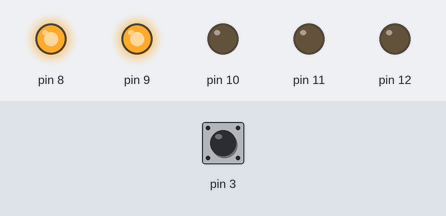
The sketch below on a simulated Arduino Uno, built with avr-gcc and run on an emulated ATmega328P. Parts: output pins drawn as LEDs (lit = HIGH). Inputs (shaded band) come from the test bench; at power-on: pin 3 HIGH.

Above: at 1.2 s.
1.3 s: pin 3 pulled LOW for 0.15 s
At 2.0 s:
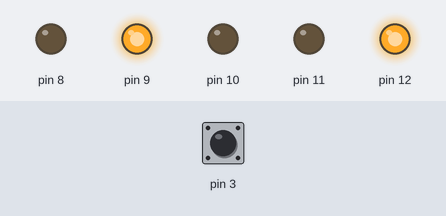
At 3.6 s:
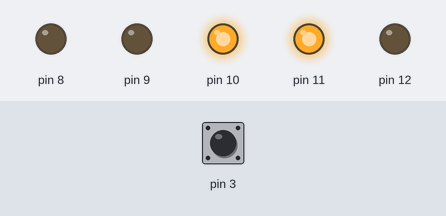
Timing chart, 0 to 10.4 s (numbered marks = the images above; inputs shaded):
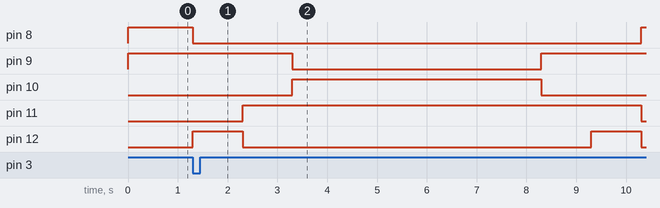

Measured:
- after the input at 1.3 s, pin 8: HIGH → LOW at once, → HIGH 9.0 s later; pin 9: HIGH → LOW after 2.0 s, → HIGH 5.0 s later; pin 10: LOW → HIGH after 2.0 s, → LOW 5.0 s later; pin 11: LOW → HIGH after 1.0 s, → LOW 8.0 s later; pin 12: alternates HIGH for 1.0 s and LOW for 7.0 s, starting at once

The sketch:

P0_Ampel.ino
```cpp
#include <LED.h>
#include <Taster.h>

LED auto_gruen( 8 );
LED auto_gelb( 12 );
LED auto_rot( 11 );
LED personen_gruen( 10 ) ;
LED personen_rot( 9 );
Taster knopf( 3 );

// Autoamplel von rot auf grün schalten mit Gelb-Phase
void autoGruenSchalten(){
  auto_gelb.einschalten();
  delay(1000);
  auto_rot.ausschalten();
  auto_gelb.ausschalten();
  auto_gruen.einschalten();
}

// Autoampel von grün auf rot schalten mit Gelb-Rot-Phase
void autoRotSchalten(){
  auto_gruen.ausschalten();
  auto_gelb.einschalten();
  delay(1000);
  auto_gelb.ausschalten();
  auto_rot.einschalten();
}

// Fußgängerampel von rot auf grün schalten
void personenGruenSchalten(){
   personen_rot.ausschalten();
   personen_gruen.einschalten();
}

// Fußgängerampel von grün auf rot schalten
void personenRotSchalten(){
   personen_gruen.ausschalten();
   personen_rot.einschalten();
}

// Wird einmalig am Programmstart ausgeführt
void setup() {
  auto_gruen.einschalten();
  personen_rot.einschalten();

}

// Wird immer wiederholt ausgeführtgit pgit pus
void loop() {
    if( knopf.wurdeGedrueckt() )
    {
      // Wurde der Knopf gedrückt?
      autoRotSchalten();

      delay(1000);

      personenGruenSchalten();

      delay(5000);

      personenRotSchalten();

      delay(1000);
      autoGruenSchalten();

      knopf.loescheMarkierung();
      delay(10000);

    }
}
```
